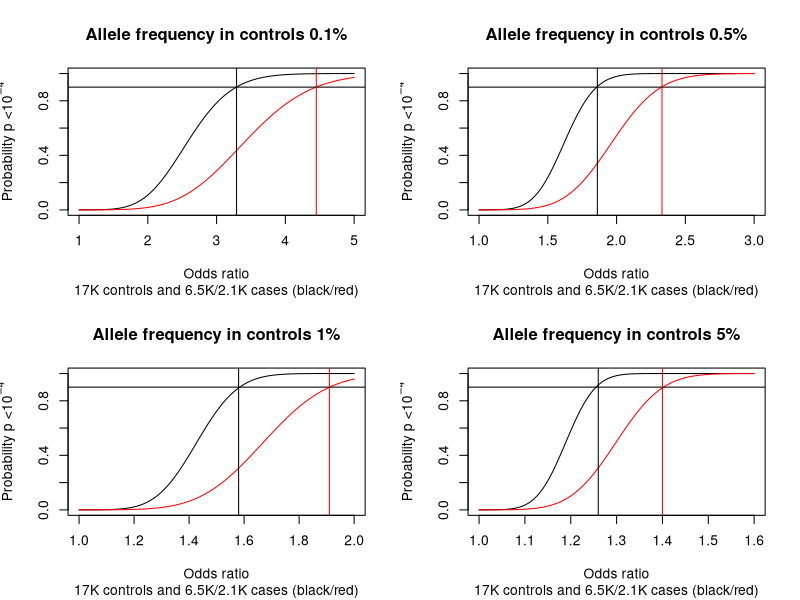

Write R code to recreate this figure.

n.controls <- 18000
n.cases <- 2100
odds.ratio <- 4

power.rare <- function(MAF.controls, odds.ratio, n.controls, n.cases, pvalue = 10^(-4)) {

  n.rare.controls <- 2*n.controls*MAF.controls
  n.rare.cases <- 2*n.cases*odds.ratio*MAF.controls

  my.sd<- sqrt(sum(c(1/n.rare.controls, 1/n.rare.cases, 1/(2*n.controls - n.rare.controls), 1/(2*n.cases - n.rare.cases))))


  ncpv <- (log(odds.ratio)/my.sd)^2
  
  threshold <- qchisq(p = 1 - pvalue, df = 1)
  return ( pchisq(q = threshold, df = 1, ncp = ncpv, lower.tail = FALSE))
}







output.pdf <- 'power_study.pdf'
pdf(output.pdf, width = 8, height = 7)
par(mfrow = c(2, 2))

for (f.controls in c(0.001, 0.005, 0.01, 0.05)) {
  
  if (f.controls %in% c(0.001)) my.ORs <- seq(1., 5, by = 0.01)
  if (f.controls %in% c(0.005)) my.ORs <- seq(1., 3, by = 0.01)
  if (f.controls %in% c(0.01)) my.ORs <- seq(1., 2, by = 0.01)
  if (f.controls %in% c(0.05)) my.ORs <- seq(1., 1.6, by = 0.01)
  
  my.power.2100 <- rep(NA, length(my.ORs))
  my.power.6500 <- rep(NA, length(my.ORs))
  
  for (i in 1:length(my.ORs)) {
    my.power.2100[i] <- power.rare (MAF.controls = f.controls, odds.ratio = my.ORs[i], n.cases = 2100, n.controls = 17000, pvalue = 10^-4)
    my.power.6500[i] <- power.rare (MAF.controls = f.controls, odds.ratio = my.ORs[i], n.cases = 6500, n.controls = 17000, pvalue = 10^-4)
  }
  
  plot (x = my.ORs,
        y = my.power.6500,
        col = 'black',
        ylim = c(0,1),
        type = 'l',
        xlab = 'Odds ratio',
        ylab = expression(paste('Probability p <', 10^-4)),
        main = paste('Allele frequency in controls ', f.controls*100, '%', sep = ''),
        sub = '17K controls and 6.5K/2.1K cases (black/red)')
  
  lines(x = my.ORs,
        y = my.power.2100,
        col = 'red',
        type = 'l')
  
  abline(h = 0.9)
  
  abline(v = my.ORs[ which.min(abs(my.power.2100 - 0.9)) ], col = 'red')
  abline(v = my.ORs[ which.min(abs(my.power.6500 - 0.9)) ], col = 'black')
}
dev.off()


print(output.pdf)
